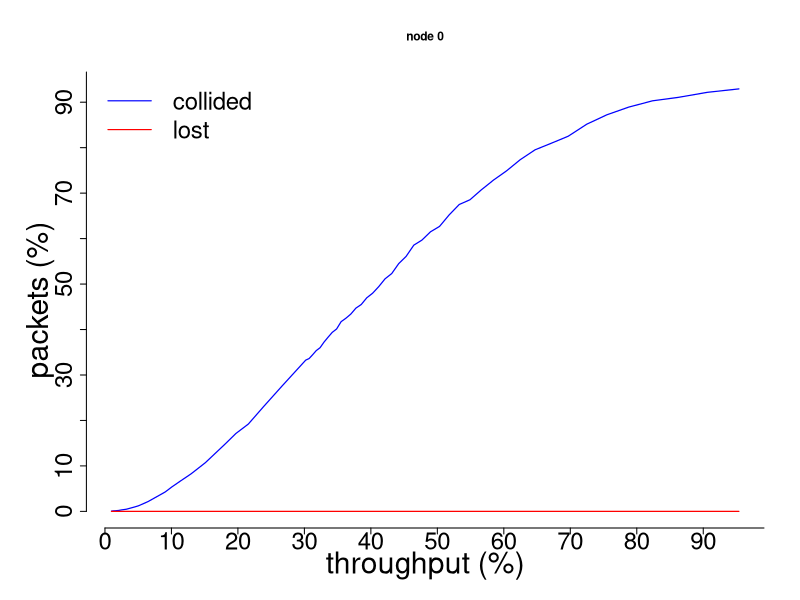
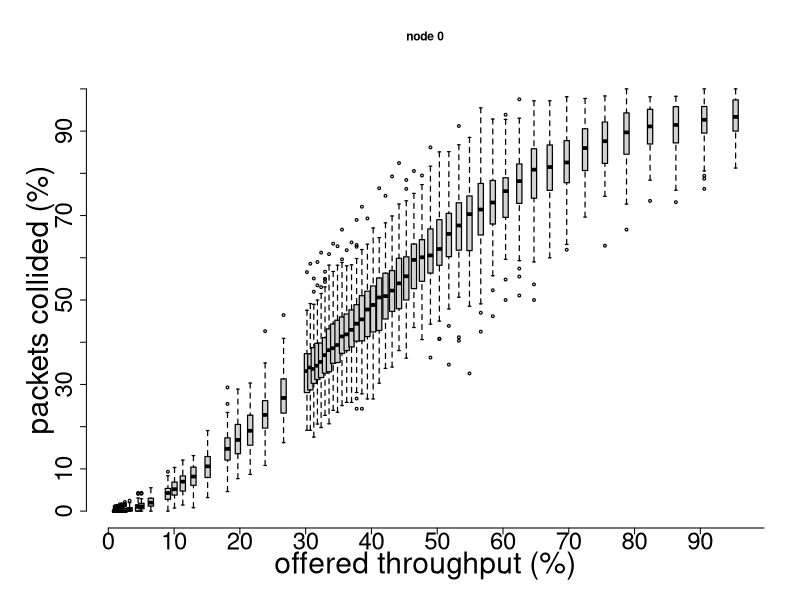
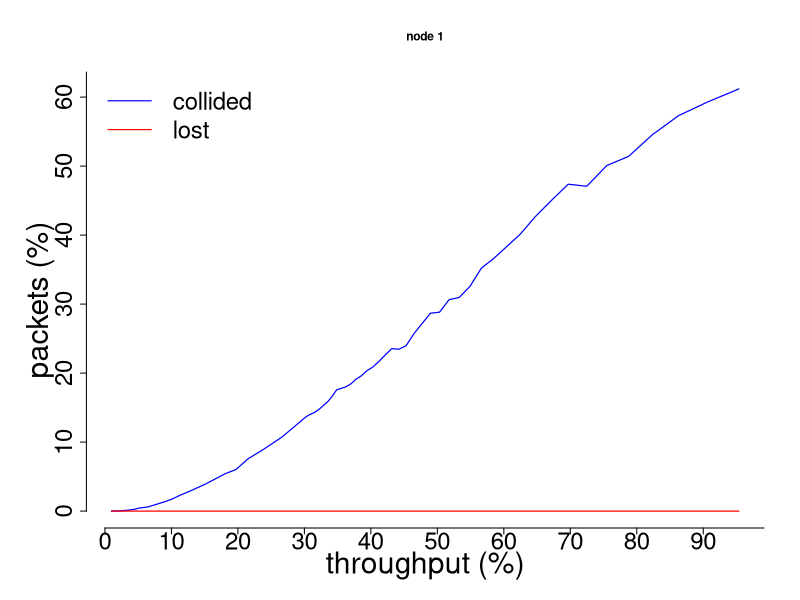
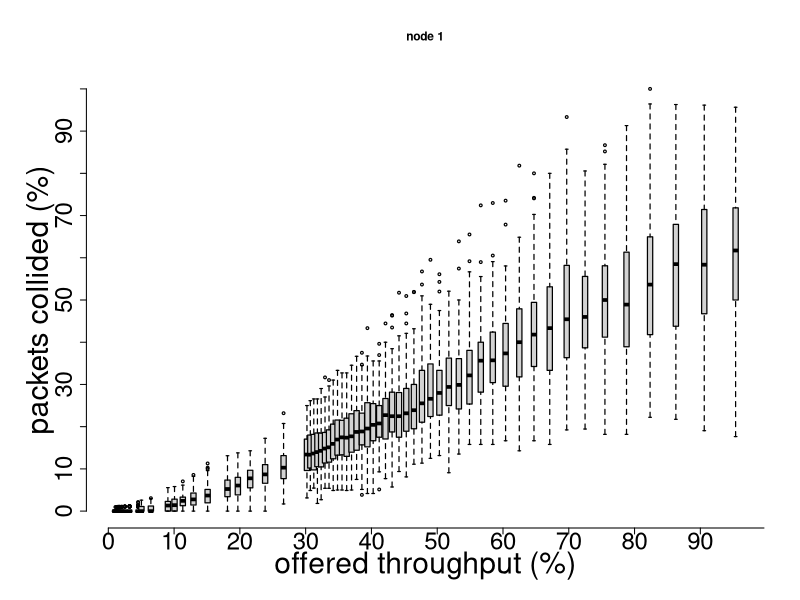
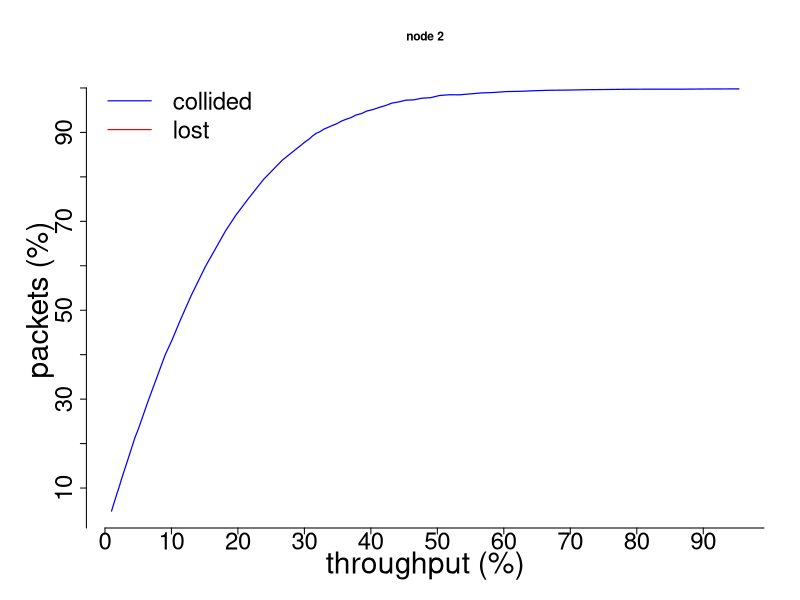
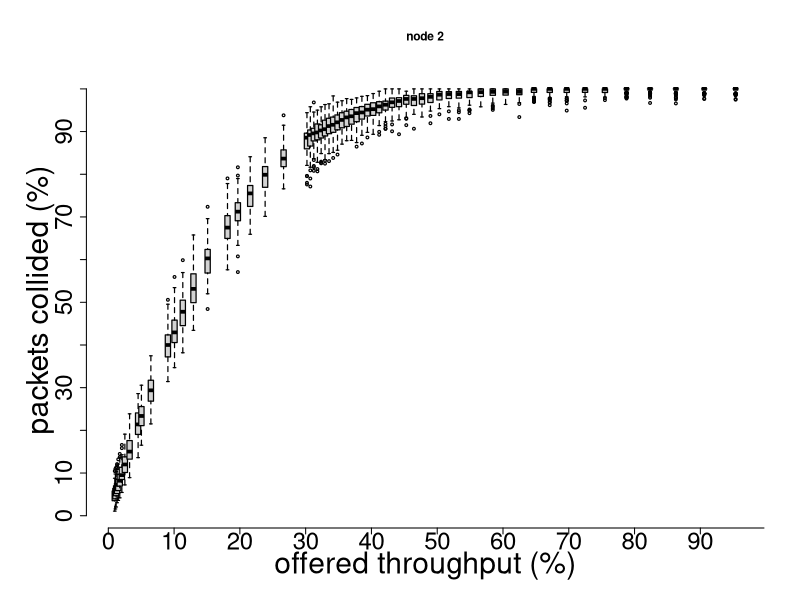
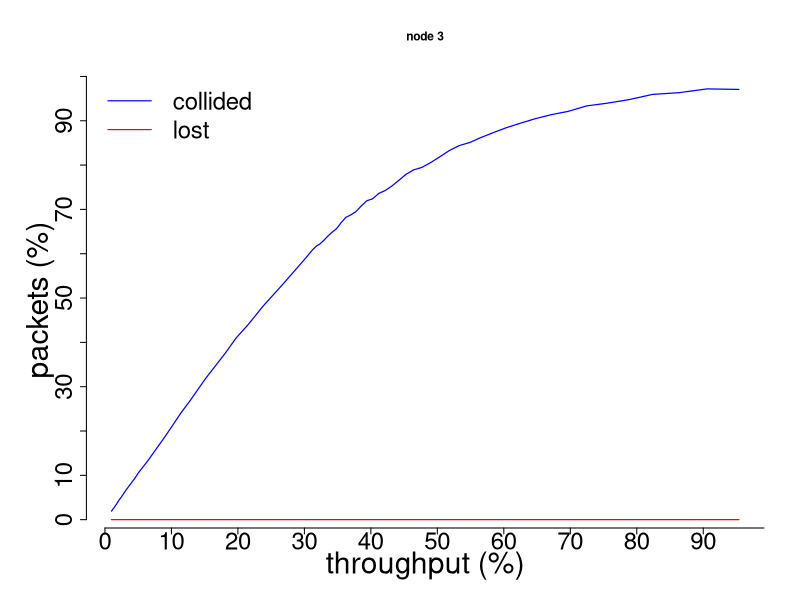
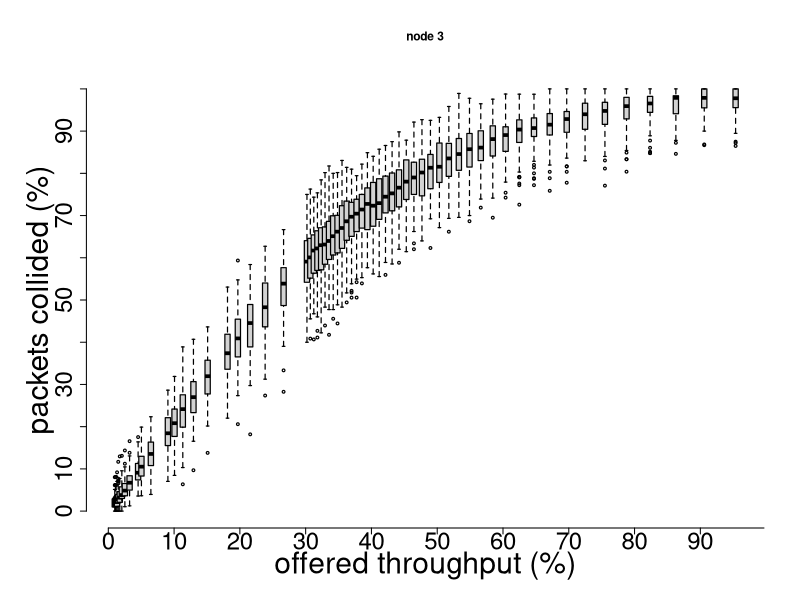

R code for these plots, in order:
# execute with source(chdir=TRUE) for automatic relative paths, if not uncomment the below function and manually enter
# the path where both this script and the .csv files are.
setwd("C:\\Users\\affa\\OneDrive\\Documents\\Coding\\Uni\\Performance\\Assignment\ II\\analysis")

#---------#
# HELPERS #
#---------#

# graphs

plot.new <- function()
    {
    dev.new(width=16, height=9)
    par(cex=0.6,
        cex.main=1.2,
        cex.lab=3.0,
        cex.axis=2.4,
        lwd=1.2,
        mar=c(6, 7.2, 6, 3),
        bty="n")
    }

plot.scale <- function(xData, yData)
    {
    xLab = "scale"
    yLab = "offered throughput (%)"

    plot.new()
    plot(xData, yData/percent, type="l", log="x", xlab=xLab, ylab=yLab, xaxt="n", yaxt="n")
    axis(side=1, at=c(c(0,3,4,6,8,10,15,20,30,40,60,80,100) %o% 10^-3))
    axis(side=2, at=seq(0, 100, 20))
    }

plot.throughput <- function(xData, yData)
    {
    xLab = "offered throughput (%)"
    yLab = "actual throughput (%)"

    plot.new()
    plot(xData/percent, yData/percent, type="l", xlab=xLab, ylab=yLab, xaxt="n", yaxt="n")
    axis(side=1, at=seq(0, 100, 10))
    axis(side=2, at=seq(0, 14, 2))
    }

plot.packets <- function(xData, yData1, yData2)
    {
    xLab = "offered throughput (%)"
    yLab = "packets (%)"
    colors = c("blue", "red")
    legend = c("collided", "lost")

    plot.new()
    plot(xData/percent, yData1, ylim=c(0, max(yData1)), type="l", col=colors[1], xlab=xLab, ylab=yLab, xaxt="n", yaxt="n")
    lines(xData/percent, yData2, type="l", col=colors[2])
    axis(side=1, at=seq(0, 100, 10))
    axis(side=2, at=seq(0, 100, 10))
    legend("topleft", legend=legend, lty=c(1, 1), col=colors, bty="n", cex=2.4)
    }

plot.decision <- function(xData, yData)
    {
    xLab = "collided packets (%)"
    yLab = "actual throughput (%)"

    plot.new()
    plot(xData, yData/percent, type="l", xlab=xLab, ylab=yLab, xaxt="n", yaxt="n")
    axis(side=1, at=seq(0, 100, 10))
    axis(side=2, at=seq(0, 14, 2))
    }

plot.node <- function(xData, yData1, yData2, node)
    {
    title = paste0("node ", node)
    xLab = "throughput (%)"
    yLab = "packets (%)"
    colors = c("blue", "red")
    legend = c("collided", "lost")

    plot.new()
    plot(xData/percent, yData1, type="l", col=colors[1], main=title, xlab=xLab, ylab=yLab, xaxt="n", yaxt="n")
    lines(xData/percent, yData2, type="l", col=colors[2])
    axis(side=1, at=seq(0, 100, 10))
    axis(side=2, at=seq(0, 100, 10))
    legend("topleft", legend=legend, lty=c(1, 1), col=colors, bty="n", cex=2.4)
    }

boxplot.throughput <- function(data)
    {
    xLab = "offered throughput (%)"
    yLab = "actual throughput (%)"

    data$throughput = data$throughput/percent
    data$load = data$load/percent

    plot.new()
    boxplot(throughput ~ load, data=data, at=sort(unique(data$load)), boxwex=1, xlab=xLab, ylab=yLab, boxwex=1, xaxt="n", yaxt="n")
    axis(side=1, at=seq(0, 100, 10))
    axis(side=2, at=seq(0, 14, 2))
    }

boxplot.packets <- function(data)
    {
    xLab = "offered throughput (%)"
    yLab = "packets collided (%)"

    data$load = data$load/percent

    plot.new()
    boxplot(collision ~ load, data=data, at=sort(unique(data$load)), boxwex=1, xlab=xLab, ylab=yLab, boxwex=1, xaxt="n", yaxt="n")
    axis(side=1, at=seq(0, 100, 10))
    axis(side=2, at=seq(0, 100, 10))
    }

boxplot.node <- function(data, node)
    {
    title = ifelse(node != -1, paste0("node ", node), "nodes means")
    xLab = "offered throughput (%)"
    yLab = "packets collided (%)"

    data$load = data$load/percent

    plot.new()
    boxplot(collision ~ load, data=data, at=sort(unique(data$load)), main=title, xlab=xLab, ylab=yLab, xaxt="n", yaxt="n")
    axis(side=1, at=seq(0, 100, 10))
    axis(side=2, at=seq(0, 100, 10))
    }

#----------#
# SETTINGS #
#----------#

speed = 1000000
percent = speed/100

#------#
# DATA #
#------#

data = read.csv("total.csv")

sets = aggregate(data[2:5], list(scale=data$scale), mean)

# plot.scale(sets$scale, sets$load)
# plot.throughput(sets$load, sets$throughput)
# boxplot.throughput(data)
# plot.packets(sets$load, sets$collision, sets$lost)
# boxplot.packets(data)
# plot.decision(sets$collision, sets$throughput)

data = read.csv("nodes.csv")
nodes = split(data, data$node)

for (node in nodes)
    {
    set = aggregate(node[1:6], list(scale=node$scale), mean)

    plot.node(set$load, set$collision, set$lost, set$node[1])
    boxplot.node(node, set$node[1])
    }
